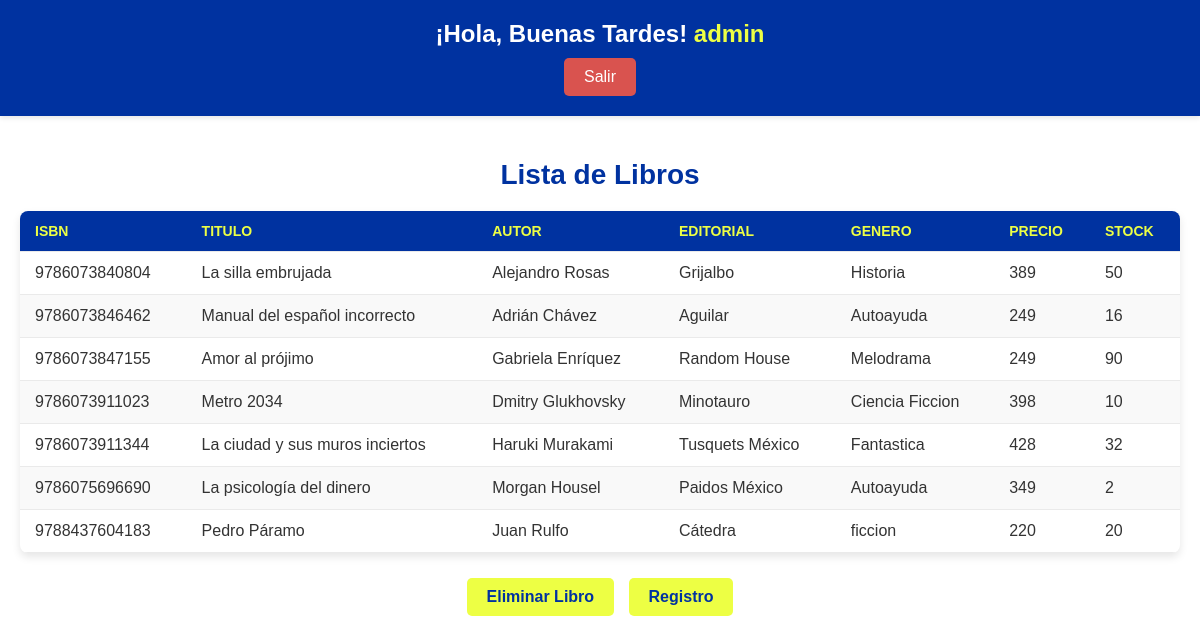
Screenshot of /Principal.php (signed in) with the database file from the repository.
### tables this page shows
create table libro(
isbn varchar(15) primary key not null,
titulo varchar(50) not null,
autor varchar(30) not null,
editorial varchar(30) not null,
genero varchar(30) not null,
precio varchar(10) not null,
stock varchar(6) not null
);

### principal.php (the view, shortened to what this page needs)
<?php
$usuario = $_SESSION['usermane'];
if (!isset($usuario)) {
    header("location: ./index.php");
} else {
    echo "<!DOCTYPE html>
<html lang='es'>
<head>
    <meta charset='UTF-8'>
    <meta name='viewport' content='width=device-width, initial-scale=1.0'>
    <title>Dashboard - Principal</title>
    <link rel='stylesheet' href='./styles/stylesPrincipal.css'>
</head>
<body>
    <header class='header'>
        <h1>¡Hola, Buenas Tardes!  <span class='usuario'>$usuario</span></h1>
        <nav>
            <a class='btn-salir' href='logica/salir.php'>Salir</a>
        </nav>
    </header>
    <main>
        <section class='tabla-section'>
            <h2>Lista de Libros</h2>";
    require "./logica/conexion.php";
    mysqli_set_charset($conexion, 'utf8');
    $consulta_sql = "SELECT * FROM libro";
    $resultado = $conexion->query($consulta_sql);
    $count = mysqli_num_rows($resultado);
    if ($count > 0) {
        echo "<table class='tabla-estilos'>
                <thead>
                    <tr>
                        <th>Isbn</th>
                        <th>Titulo</th>
                        <th>Autor</th>
                        <th>Editorial</th>
                        <th>Genero</th>
                        <th>Precio</th>
                        <th>Stock</th>
                    </tr>
                </thead>
                <tbody>";
        while ($row = mysqli_fetch_assoc($resultado)) {
            echo "<tr>
                    <td>{$row['isbn']}</td>
                    <td>{$row['titulo']}</td>
                    <td>{$row['autor']}</td>
                    <td>{$row['editorial']}</td>
                    <td>{$row['genero']}</td>
                    <td>{$row['precio']}</td>
                    <td>{$row['stock']}</td>
                </tr>";
        }
        echo "</tbody></table>";
    } else {
        echo "<p class='sin-registro'>Sin ningún registro</p>";
    }
    echo "<div class='acciones'>
            <a href='EliminarUsuario.php' class='btn'>Eliminar Libro</a>
            <a href='Registro.php' class='btn'>Registro</a>
        </div>
        </section>
    </main>
</body>
</html>";
}
?>

### styles/stylesPrincipal.css (style rules this page uses)
body { font-family: 'Poppins', sans-serif; margin: 0; padding: 0; background-color: #ffffff; color: #333; }
.header { background-color: #0032A0; color: #fff; padding: 20px; text-align: center; box-shadow: 0 2px 5px rgba(0, 0, 0, 0.1); }
.header h1 { font-size: 24px; margin: 0; }
.header .usuario { color: #EDFF44; }
.header .btn-salir { display: inline-block; margin-top: 10px; padding: 10px 20px; background-color: #d9534f; color: #fff; text-decoration: none; border-radius: 5px; transition: background-color 0.3s ease; }
.tabla-section { padding: 20px; max-width: 1200px; margin: 0 auto; }
.tabla-section h2 { text-align: center; margin-bottom: 20px; font-size: 28px; color: #0032A0; font-weight: bold; }
.tabla-estilos { width: 100%; border-collapse: collapse; margin-bottom: 20px; box-shadow: 0 4px 8px rgba(0, 0, 0, 0.1); border-radius: 8px; overflow: hidden; }
.tabla-estilos th, .tabla-estilos td { padding: 12px 15px; text-align: left; border-bottom: 1px solid #eaeaea; }
.tabla-estilos th { background-color: #0032A0; color: #EDFF44; text-transform: uppercase; font-size: 14px; }
.tabla-estilos tr:nth-child(even) { background-color: #f9f9f9; }
.acciones { text-align: center; margin-top: 20px; }
.btn { display: inline-block; margin: 5px; padding: 10px 20px; background-color: #EDFF44; color: #0032A0; font-weight: bold; text-decoration: none; border-radius: 5px; transition: background-color 0.3s ease; }

### rows the page displays
libro: isbn "9786073840804", titulo "La silla embrujada", autor "Alejandro Rosas", editorial "Grijalbo", genero "Historia", precio "389", stock "50"
libro: isbn "9786073846462", titulo "Manual del español incorrecto", autor "Adrián Chávez", editorial "Aguilar", genero "Autoayuda", precio "249", stock "16"
libro: isbn "9786073847155", titulo "Amor al prójimo", autor "Gabriela Enríquez", editorial "Random House", genero "Melodrama", precio "249", stock "90"
libro: isbn "9786073911023", titulo "Metro 2034", autor "Dmitry Glukhovsky", editorial "Minotauro", genero "Ciencia Ficcion", precio "398", stock "10"
libro: isbn "9786073911344", titulo "La ciudad y sus muros inciertos", autor "Haruki Murakami", editorial "Tusquets México", genero "Fantastica", precio "428", stock "32"
libro: isbn "9786075696690", titulo "La psicología del dinero", autor "Morgan Housel", editorial "Paidos México", genero "Autoayuda", precio "349", stock "2"
libro: isbn "9788437604183", titulo "Pedro Páramo", autor "Juan Rulfo", editorial "Cátedra", genero "ficcion", precio "220", stock "20"

### other values shown
$usuario "admin"
